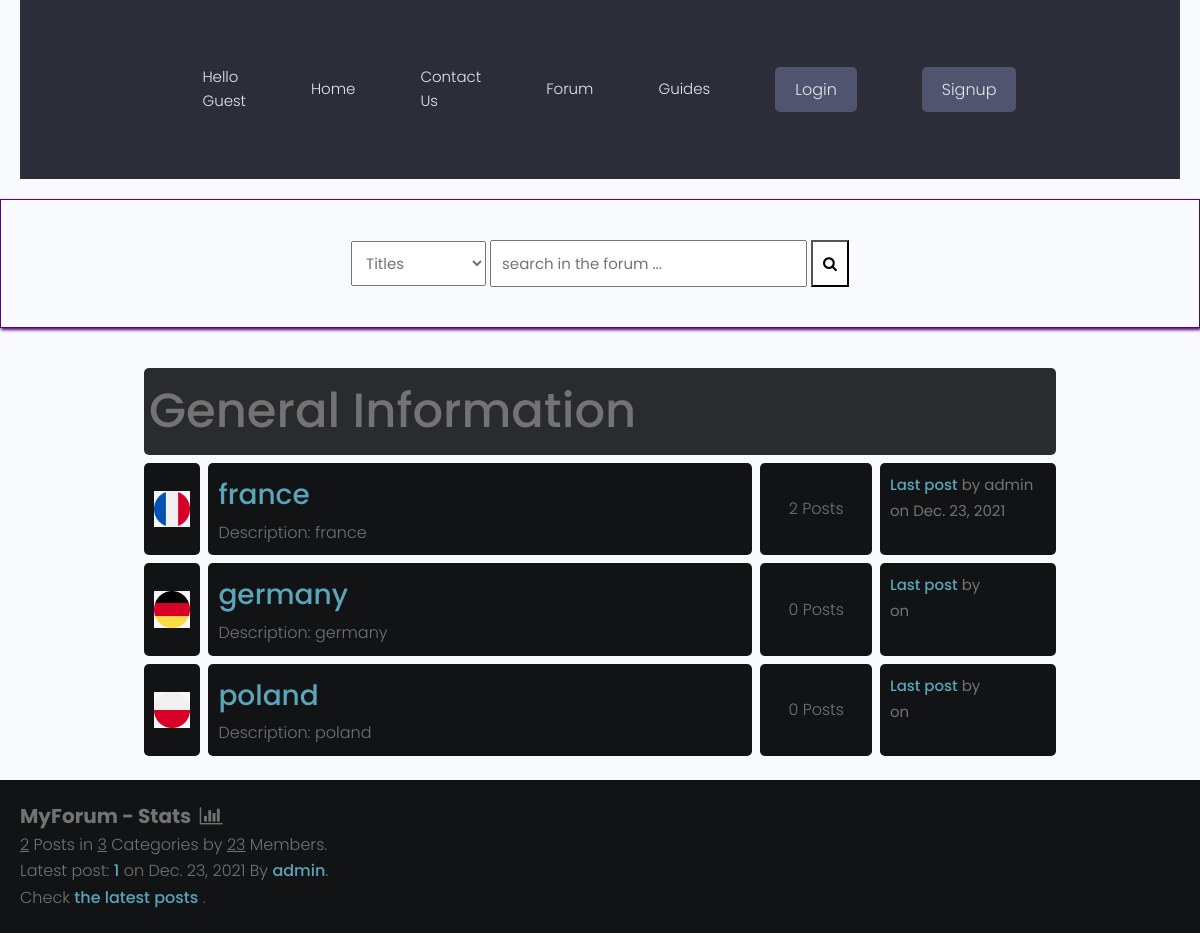
The app's page /forum/ with its own data.
### forum/models.py (models this page shows, shortened)
class Category(models.Model):
    title = models.CharField(max_length=50)
    slug = models.SlugField(max_length=400, unique=True, blank=True)
    description = models.TextField(default="description")
    category_image = models.ImageField(
        null=True, blank=True, upload_to='flags/', default= "flags/flag-default.png")
    class Meta:
        verbose_name_plural = "categories"
    def get_url(self):
        return reverse("posts", kwargs={ #imported from django.shortcuts
            "slug": self.slug
        })
    @property
    def num_posts(self):
        return Post.objects.filter(categories=self).count()
    @property
    def last_post(self):
        return Post.objects.filter(categories=self).latest("date")

class Post(models.Model):
    title = models.CharField(max_length=400)
    slug = models.SlugField(max_length=400, unique=True, blank=True)
    user = models.ForeignKey(Author, on_delete=models.CASCADE) #frame key of the author
    content = HTMLField()
    categories = models.ForeignKey(Category, on_delete=models.SET_NULL, null=True)
    date = models.DateTimeField(auto_now_add=True)
    tags = TaggableManager() #imported from taggit.managers
    comments = models.ManyToManyField(Comment, blank=True)
    closed = models.BooleanField(default=False)
    def get_url(self):
        return reverse("detail", kwargs={
            "slug":self.slug
        })

class Author(models.Model):
    user = models.ForeignKey(User, on_delete=models.CASCADE)
    fullname = models.CharField(max_length=40, blank=True)
    slug = models.SlugField(max_length=400, unique=True, blank=True) # imported from django.utils.text
    bio = HTMLField() #desctription of the user imported the field from tinymce.models
    @property
    def user_name(self):
        return self.user
    @property
    def user_profile(self):
        return self.user.profile.id

### forum/views.py (the view)
# urls.py: path('', forumhome, name="forumhome"),
def forumhome(request):
    forums = Category.objects.all()
    forums = Category.objects.all()
    num_posts = Post.objects.all().count()
    num_users = User.objects.all().count()
    num_categories = forums.count()
    try:
        last_post = Post.objects.latest("date")
    except:
        last_post = []
    context = {
        "forums":forums,
        "num_posts":num_posts,
        "num_users":num_users,
        "num_categories":num_categories,
        "last_post":last_post,
        "title": "Forum",
    }
    return render(request,'forum/forums.html', context)

### forum/context_processors.py (called while the page is built, shortened)
def searchFunction(request):
    search_context = {}
    posts = Post.objects.all()
    return search_context

### forum/templates/forum/forums.html
{% extends 'forumsbase.html' %}
{% block content %}
    <div class="container">
        <div class="subforum">
                <div class="subforum-title">
                    <h1>General Information</h1>
                </div>
                {% for forum in forums %}
                    <div class="subforum-row">
                        <div class="subforum-icon subforum-column center">
                            <img src="{{ forum.category_image.url }}"
                  alt="image" />
                        </div>
                        <div class="subforum-description subforum-column">
                            <h4><a href="{{forum.get_url}}">{{forum.title}}</a></h4>
                            <p>Description: {{forum.description}} </p>
                        </div>
                        <div class="subforum-stats subforum-column center">
                            <span>{{forum.num_posts}} Posts</span>
                        </div>
                        <div class="subforum-info subforum-column">
                                <b><a href="{{forum.last_post.get_url}}">Last post</a></b> by {{forum.last_post.user.user_name}}
                                <br>on <small>{{forum.last_post.date|date}}</small>
                        </div>
                    </div>
                {% endfor %}
        </div>
    </div>
    <div class="forum-info">
        <div class="chart">
            MyForum - Stats &nbsp;<i class="fa fa-bar-chart"></i>
        </div>
        <span><u>{{num_posts}}</u> Posts in <u>{{num_categories}}</u> Categories by <u>{{num_users}}</u> Members.</span><br>
        {% if forums %}
            <span>Latest post: <b><a href="{{last_post.get_url}}">{{last_post.title}}</a></b> on {{last_post.date|date}} By <a href="{% url  'guide-profile' last_post.user.user_profile %}">{{last_post.user.user_name}}</a></span>.<br>
            <span>Check <a href="{% url 'latest_posts' %}">the latest posts</a> .</span><br>
        {% endif %}
    </div>
    {% endblock content %}

### static/styles/style.css (style rules this page uses)
* { box-sizing: border-box; }
html { font-size: 14px; font-family: 'Titillium Web', sans-serif; background-color:rgb(0,0,0); color:#FEFEFE; }
a { color:#FF0042; font-weight: bolder; text-decoration: none; }
h1 { font-size:16px; font-weight: bolder; }
.container { margin: 20px; padding: 20px; }
.subforum { margin-top:20px; }
.subforum-title { background-color:#292B2E; padding: 5px; border-radius: 5px; margin:4px; }
.subforum-row { display: grid; grid-template-columns: 7% 60% 13% 20%; }
.subforum-column { padding: 10px; margin:4px; border-radius: 5px; background-color:#111314; }
.subforum-description * { margin-block: 0; }
.center { display: flex; justify-content: center; align-items: center; }
.forum-info { padding: 20px; background-color: #111314; }
.chart { font-size:20px; font-weight:bold; }

### static/styles/app.css (style rules this page uses)
:root { --color-sub: #2d2d39; }
img { width: 100%; }

### static/uikit/styles/modules/_variables.css (style rules this page uses)
:root { --color-main: #5aa5b9; --color-main-light: #e6faff; --color-sub: #3f4156; --color-sub-light: #51546e; --color-sub-lighter: #ededfd; --color-text: #737373; --color-gray: #8b8b8b; --color-light: #e5e7eb; --color-light-gray: #767676; --color-bg: #f8fafd; --color-white: #fffefd; --color-white-light: #f3f3f3; --color-success: #359e64; --color-success-bg: #def8e8; --color-error: #fc4b0b; --color-error-bg: #fff2ee; --font-base: 'Poppins', arial, helvetica, 'Segoe UI', roboto, ubuntu, sans-serif; --font-monospace: 'Fira Code', 'Courier New', courier, monospace; --font-regular: 300; --font-medium: 500; --font-bold: 700; --generic-shadow: 1px 1px 5px #00000010; --generic-transition: all 0.3s ease-in-out; }

### static/uikit/styles/modules/_base.css (style rules this page uses)
* { margin: 0; padding: 0; box-sizing: border-box; text-rendering: optimizeLegibility; color: inherit; font-size: inherit; }
html { font-size: 50%; }
@media only screen and (min-width: 480px) { html { font-size: 56.25%; } }
@media only screen and (min-width: 1200px) { html { font-size: 62.5%; } }
body { line-height: 1.6; font-weight: 400; font-size: 1.5rem; color: var(--color-text); background-color: var(--color-bg); min-height: 100vh; }

### static/uikit/styles/modules/_typography.css (style rules this page uses)
* { font-family: var(--font-base); }
h1 { font-size: 4.8rem; font-weight: var(--font-medium); }
h4 { font-size: 2.8rem; font-weight: var(--font-medium); }
p, span, strong { font-size: 1.6rem; color: var(--color-text); font-weight: var(--font-regular); }
a { padding-bottom: 2px; text-decoration: none; display: inline-block; color: var(--color-main); font-weight: var(--font-medium); }

### static/uikit/styles/modules/_utilities.css (style rules this page uses)
.container { width: 92%; max-width: 165rem; margin: 0 auto; box-sizing: border-box; }
@media screen and (min-width: 1000px) { .container { width: 90%; } }
@media screen and (min-width: 1200px) { .container { width: 80%; } }

### records on screen
Category: category_image (picture), title "france", description "france", num_posts "2", last_post.user.user_name "admin", last_post "Dec. 23, 2021"
Category: category_image (picture), title "germany", description "germany", num_posts "0"
Category: category_image (picture), title "poland", description "poland", num_posts "0"
Post: title "1", date "Dec. 23, 2021", user.user_name "admin"

### other values on screen
{{ num_posts }} "2"
{{ num_categories }} "3"
{{ num_users }} "23"
